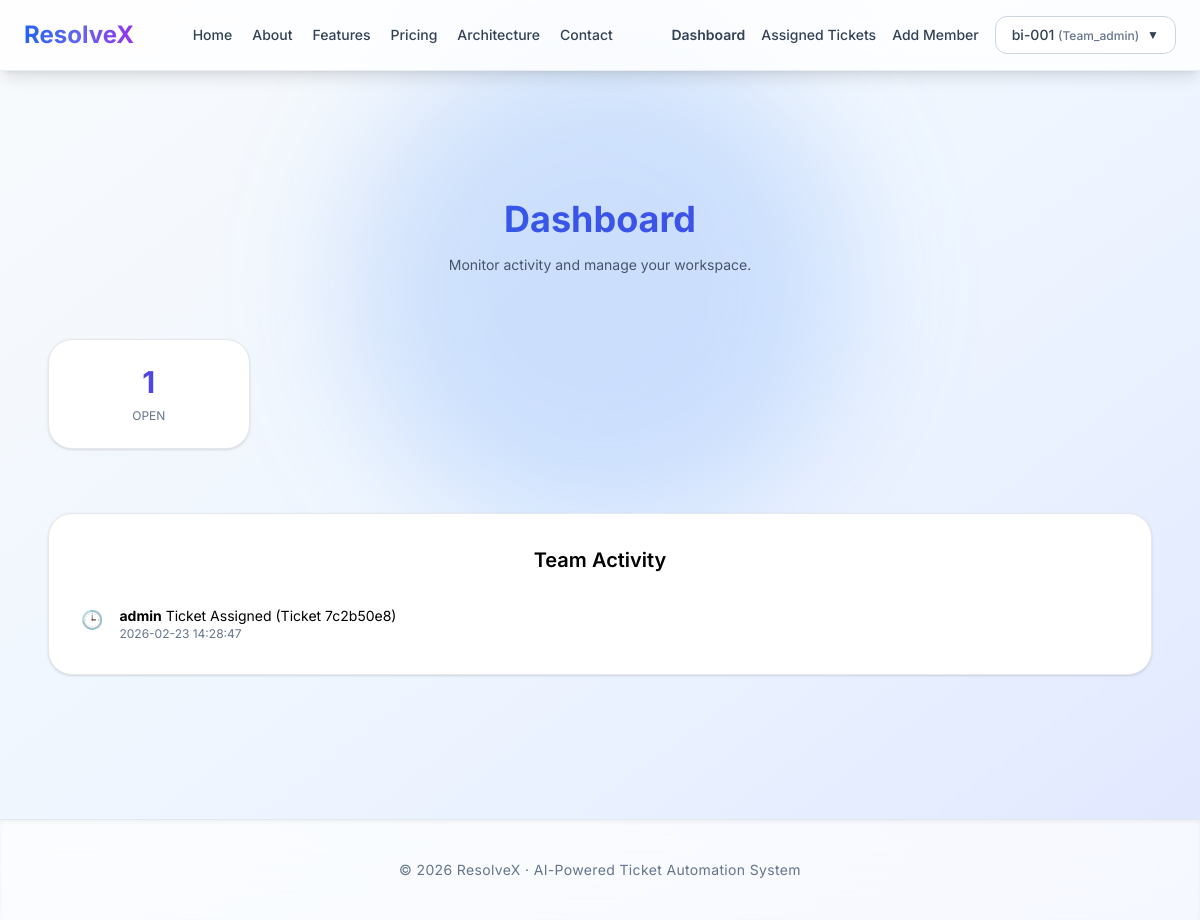
/dashboard (signed in), run on the app's committed database.
### tables this page shows
CREATE TABLE activity_logs (
            id INTEGER PRIMARY KEY AUTOINCREMENT,
            ticket_id TEXT,
            action_type TEXT,
            performed_by TEXT,
            role TEXT,
            remarks TEXT,
            timestamp TEXT DEFAULT CURRENT_TIMESTAMP
        );

### app.py (the view, shortened to what this page needs)
@app.route("/dashboard")
def dashboard():
    if "role" not in session:
        return redirect(url_for("login"))
    role = session["role"]
    if role == "user":
        username = session["username"]
        rows = get_status_counts_for_user(username)
        resolved_tickets = get_resolved_tickets_for_user(username)
        recent_tickets = get_recent_tickets_for_user(username)
        counts = {
            "Total": 0,
            "Open": 0,
            "In Progress": 0,
            "On Hold": 0,
            "Resolved": 0,
            "Reopened": 0,
            "Closed": 0
        }
        for row in rows:
            counts[row["status"]] = row["count"]
            counts["Total"] += row["count"]
        return render_template(
            "dashboard.html",
            role=role,
            username=username,
            counts=counts,
            resolved_tickets=resolved_tickets,
            recent_tickets=recent_tickets
        )
    elif role in ["team_admin", "team_member"]:
        team_id = session["team_id"]
        kpis = get_team_kpis(team_id)
        activities = get_team_activity(team_id)
        return render_template(
            "dashboard.html",
            role=role,
            team_id=team_id,
            kpis=kpis,
            activities=activities
        )

### db_functions.py (called while the page is built)
def get_connection():
    conn = sqlite3.connect(DB_NAME)
    conn.row_factory = sqlite3.Row
    return conn

def get_team_kpis(team_id):
    conn = get_connection()
    cursor = conn.cursor()
    cursor.execute("""
        SELECT status, COUNT(*) as count
        FROM tickets t
        JOIN ticket_assignments ta ON t.ticket_id = ta.ticket_id
        WHERE ta.team_id=?
        GROUP BY status
    """, (team_id,))
    rows = cursor.fetchall()
    conn.close()
    return rows

def get_team_activity(team_id):
    conn = get_connection()
    cursor = conn.cursor()
    cursor.execute("""
        SELECT *
        FROM activity_logs
        WHERE ticket_id IN (
            SELECT ticket_id FROM ticket_assignments WHERE team_id=?
        )
        ORDER BY timestamp DESC
        LIMIT 20
    """, (team_id,))
    rows = cursor.fetchall()
    conn.close()
    return rows

### templates/dashboard.html (shortened to what this page needs)
{% extends "base.html" %}
{% block content %}
<section class="relative text-center py-16">
    <div class="absolute inset-0 -z-10">
        <div class="absolute top-[-100px] left-1/2 -translate-x-1/2 w-[500px] h-[500px]
                    bg-blue-500/20 rounded-full blur-3xl"></div>
    </div>
    <h1 class="text-4xl font-bold bg-gradient-to-r from-blue-600 to-indigo-600
               bg-clip-text text-transparent">
    </h1>
    <p class="text-slate-600 mt-4 max-w-2xl mx-auto text-sm">
        Monitor activity and manage your workspace.
    </p>
</section>
<div class="max-w-7xl mx-auto space-y-16">
{% if role in ["team_admin", "team_member"] %}
<div class="grid md:grid-cols-5 gap-6">
    {% for row in kpis %}
    <div class="bg-white p-6 rounded-3xl shadow border text-center hover:shadow-xl transition">
        <p class="text-3xl font-bold text-indigo-600">{{ row.count }}</p>
        <h2 class="text-xs uppercase text-slate-500 mt-2">{{ row.status }}</h2>
    </div>
    {% endfor %}
</div>
<div class="bg-white p-8 rounded-3xl shadow border mt-14">
    <h2 class="text-xl font-semibold mb-8 text-center">
        Team Activity
    </h2>
    {% if activities %}
        <div class="space-y-6">
            {% for act in activities %}
            <div class="flex gap-4 items-start">
                <div class="text-indigo-600 text-lg">🕒</div>
                <div class="text-sm">
                    <p>
                        <strong>{{ act.performed_by }}</strong>
                        {{ act.action_type }}
                        {% if act.ticket_id %}
                            (Ticket {{ act.ticket_id }})
                        {% endif %}
                    </p>
                    <p class="text-xs text-slate-500">
                        {{ act.timestamp }}
                    </p>
                </div>
            </div>
            {% endfor %}
        </div>
    {% else %}
        <p class="text-slate-500 text-sm text-center">
            No recent activity.
        </p>
    {% endif %}
</div>
{% endif %}
</div>
{% endblock %}

### templates/base.html (style rules this page uses)
body { font-family: 'Inter', sans-serif; }

### data on the page
activity_logs: performed_by "admin", action_type "Ticket Assigned", ticket_id "7c2b50e8", timestamp "2026-02-23 14:28:47"

### other printed values
{{ session.get('username') }} "bi-001"
{{ session.get('role') }} "Team_admin"
{{ row.count }} "1"
{{ row.status }} "OPEN"
